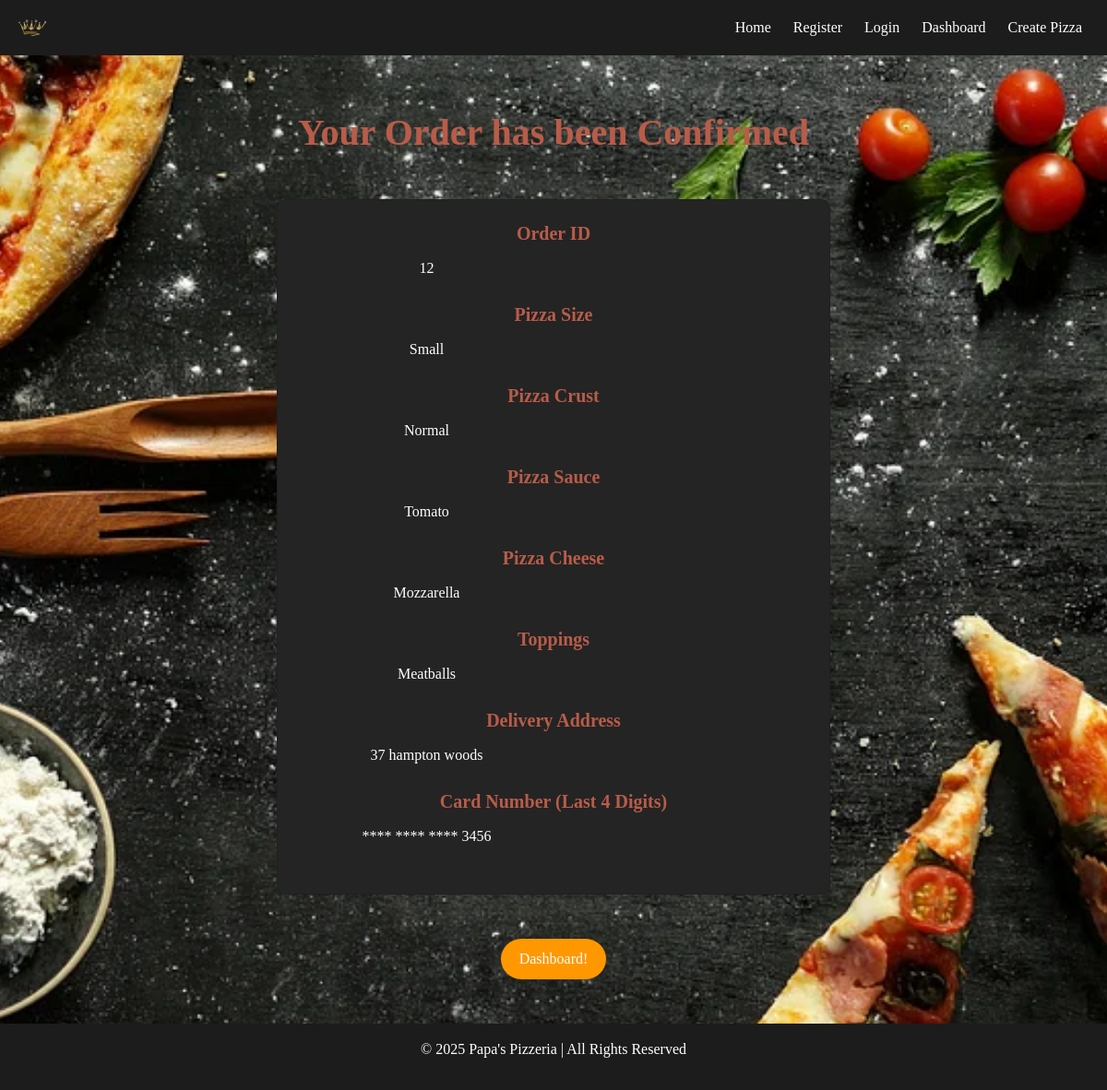
The app's page /order_confirmation/12/ (signed in) with its own data.
### PizzaApp/models.py (models this page shows, shortened)
class Order(models.Model):
    user = models.ForeignKey(User, on_delete=models.CASCADE, null=True, blank=True)
    pizza_size = models.ForeignKey(PizzaSize, on_delete=models.CASCADE, default=1)  # Default size ID
    pizza_crust = models.ForeignKey(PizzaCrust, on_delete=models.CASCADE, default=1)  # Default crust ID
    pizza_sauce = models.ForeignKey(PizzaSauce, on_delete=models.CASCADE, default=1)  # Default sauce ID
    pizza_cheese = models.ForeignKey(PizzaCheese, on_delete=models.CASCADE, default=1)  # Default cheese ID
    toppings = models.ManyToManyField(PizzaTopping, blank=True)
    full_name = models.CharField(max_length=100)
    delivery_address = models.TextField()
    card_number = models.CharField(max_length=16, default="0000000000000000")  # Fake card for DB
    card_expiry_date = models.CharField(max_length=5, default="00/00")  # Placeholder
    card_cvv = models.CharField(max_length=3, default="000")  # Placeholder

class PizzaSize(models.Model):
    name = models.CharField(max_length=100)
    price = models.DecimalField(max_digits=5, decimal_places=2, default=10.99)  # Default price

class PizzaCrust(models.Model):
    name = models.CharField(max_length=100, default="Normal")  # Default crust

class PizzaSauce(models.Model):
    name = models.CharField(max_length=100, default="Tomato")  # Default sauce

class PizzaCheese(models.Model):
    name = models.CharField(max_length=100, default="Mozzarella")  # Default cheese

class PizzaTopping(models.Model):
    name = models.CharField(max_length=100)
    price = models.DecimalField(max_digits=5, decimal_places=2, default=0.00)
    image = models.ImageField(upload_to='toppings_images/', null=True, blank=True)

### PizzaApp/views.py (the view)
# urls.py: path('order_confirmation/<int:order_id>/', views.order_confirmation, name='order_confirmation'),
@login_required
def order_confirmation(request, order_id):
    print(f"Fetching order with ID: {order_id}")  # Debug: Check if the correct order ID is passed
    order = get_object_or_404(Order, id=order_id, user=request.user)
    pizza_size = order.pizza_size.name if order.pizza_size else "No size selected"
    pizza_crust = order.pizza_crust.name if order.pizza_crust else "No crust selected"
    pizza_sauce = order.pizza_sauce.name if order.pizza_sauce else "No sauce selected"
    pizza_cheese = order.pizza_cheese.name if order.pizza_cheese else "No cheese selected"
    toppings = order.toppings.all()
    last_four_digits = order.card_number[-4:] if order.card_number and len(order.card_number) >= 4 else "****"
    return render(request, 'order_confirmation.html', {
        'order': order,
        'pizza_size': pizza_size,
        'pizza_crust': pizza_crust,
        'pizza_sauce': pizza_sauce,
        'pizza_cheese': pizza_cheese,
        'toppings': toppings,
        'last_four_digits': last_four_digits
    })

### PizzaApp/templates/order_confirmation.html
{% extends 'base.html' %}
{% load static %}
{% block content %}
<h1 class="text-center">Your Order has been Confirmed</h1>
<div class="container my-5">
    <div class="card p-4 shadow-sm text-center" style="width: 100%; max-width: 600px; background-color: rgb(36, 36, 36); border-radius: 10px; margin: 0 auto;">
        <div class="mb-3">
            <h5 class="text-center">Order ID</h5>
            <div class="form-control" style="background-color: rgb(36, 36, 36); color: white; border: none;">
                {{ order.id }}
            </div>
        </div>
        <div class="mb-3">
            <h5 class="text-center">Pizza Size</h5>
            <div class="form-control" style="background-color: rgb(36, 36, 36); color: white; border: none;">
                {{ pizza_size }}
            </div>
        </div>
        <div class="mb-3">
            <h5 class="text-center">Pizza Crust</h5>
            <div class="form-control" style="background-color: rgb(36, 36, 36); color: white; border: none;">
                {{ pizza_crust }}
            </div>
        </div>
        <div class="mb-3">
            <h5 class="text-center">Pizza Sauce</h5>
            <div class="form-control" style="background-color: rgb(36, 36, 36); color: white; border: none;">
                {{ pizza_sauce }}
            </div>
        </div>
        <div class="mb-3">
            <h5 class="text-center">Pizza Cheese</h5>
            <div class="form-control" style="background-color: rgb(36, 36, 36); color: white; border: none;">
                {{ pizza_cheese }}
            </div>
        </div>
        <div class="mb-3">
            <h5 class="text-center">Toppings</h5>
            <div class="form-control" style="background-color: rgb(36, 36, 36); color: white; border: none;">
                {% for topping in toppings %}
                    <div>{{ topping.name }}</div>
                {% endfor %}
            </div>
        </div>
        <div class="mb-3">
            <h5 class="text-center">Delivery Address</h5>
            <div class="form-control" style="background-color: rgb(36, 36, 36); color: white; border: none;">
                {{ order.delivery_address }}
            </div>
        </div>
        <div class="mb-3">
            <h5 class="text-center">Card Number (Last 4 Digits)</h5>
            <div class="form-control" style="background-color: rgb(36, 36, 36); color: white; border: none;">
                **** **** **** {{ last_four_digits }}
            </div>
        </div>
    </div>
</div>
<div class="text-center mt-4">
    <a href="{% url 'dashboard' %}" class="btn btn-secondary btn-lg">Dashboard!</a>
</div>
{% endblock %}

### PizzaApp/static/css/styles.css (style rules this page uses)
:root { --primary-color: #B85C49; --secondary-color: #D4AF37; --background-color: #F5F5F5; --text-color: rgb(240, 236, 236); --footer-color: #1c1c1c; --navbar-color: #1c1c1c; }
body { font-family: 'Lora', serif; margin: 0; padding: 0; background-color: var(--background-color); background-image: url('/static/images/background.webp'); background-size: cover; background-position: center; background-attachment: fixed; background-repeat: no-repeat; color: var(--text-color); }
h1, h2, h3, h4, h5 { color: var(--primary-color); font-weight: bold; }
.btn-primary, .btn-secondary { border: none; border-radius: 30px; padding: 10px 20px; font-size: 16px; transition: background-color 0.3s ease; }
.btn-secondary { background-color: #FF9800; color: white; }
.form-control { max-width: 50%; height: 40px; background-color: rgb(36, 36, 36); color: white; border: none; }

### records on screen
Order: id "12", delivery_address "37 hampton woods"
PizzaSize: name "Small"
PizzaCrust: name "Normal"
PizzaSauce: name "Tomato"
PizzaCheese: name "Mozzarella"
PizzaTopping: name "Meatballs"

### other values on screen
{{ last_four_digits }} "3456"
